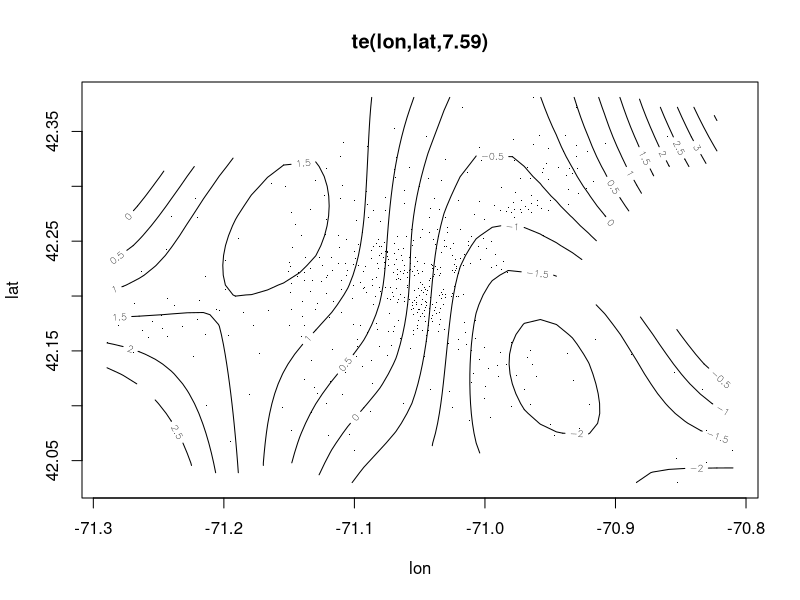
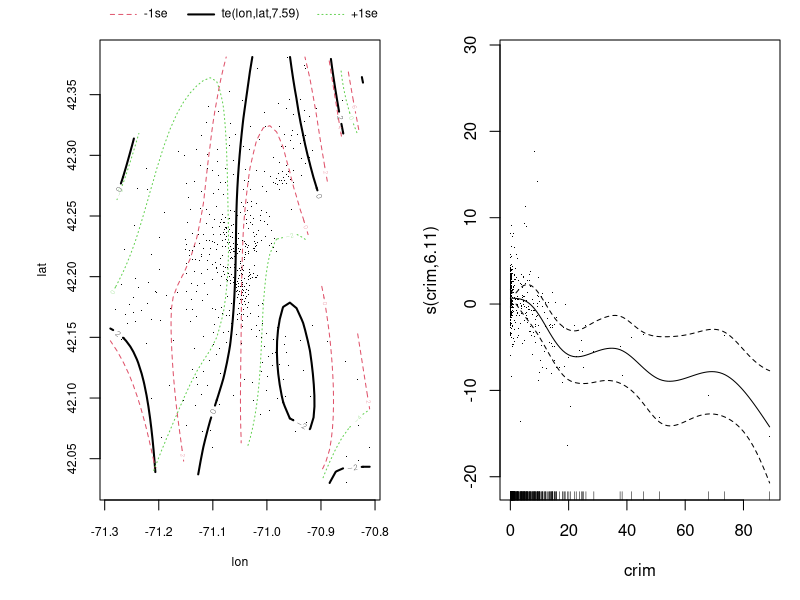
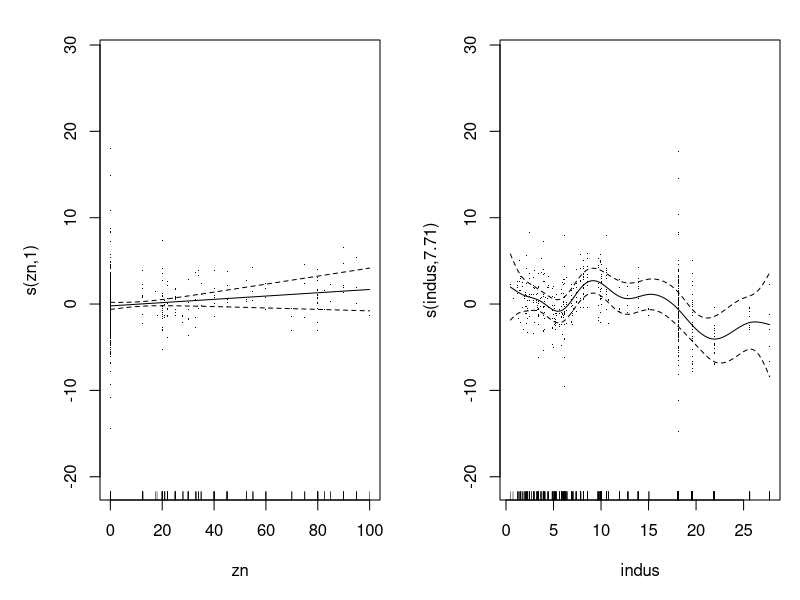
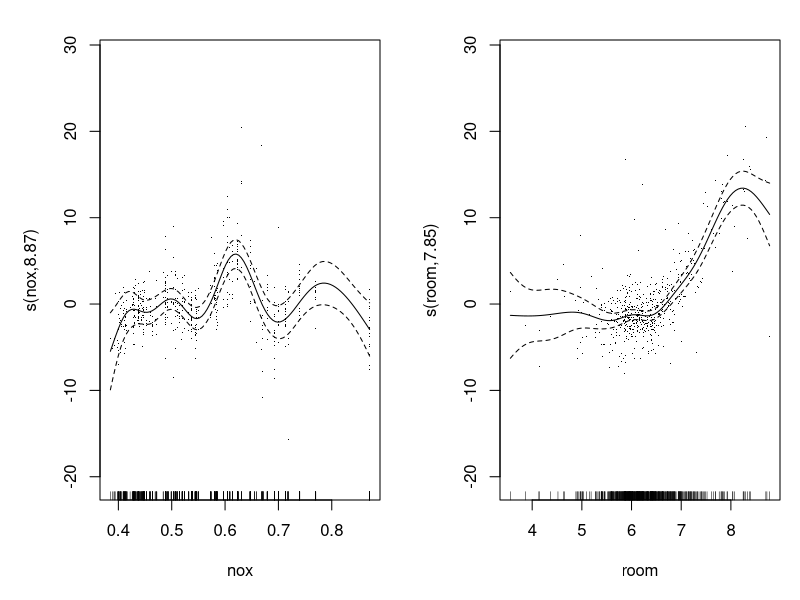
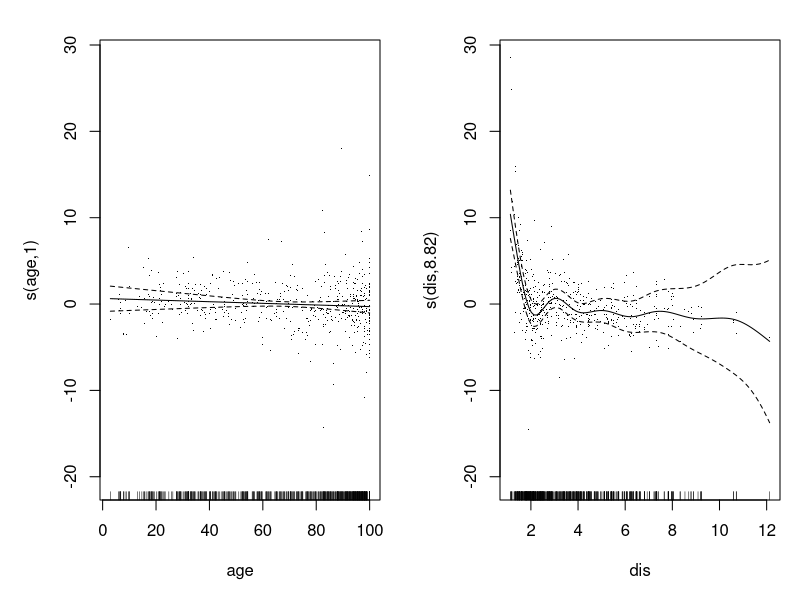
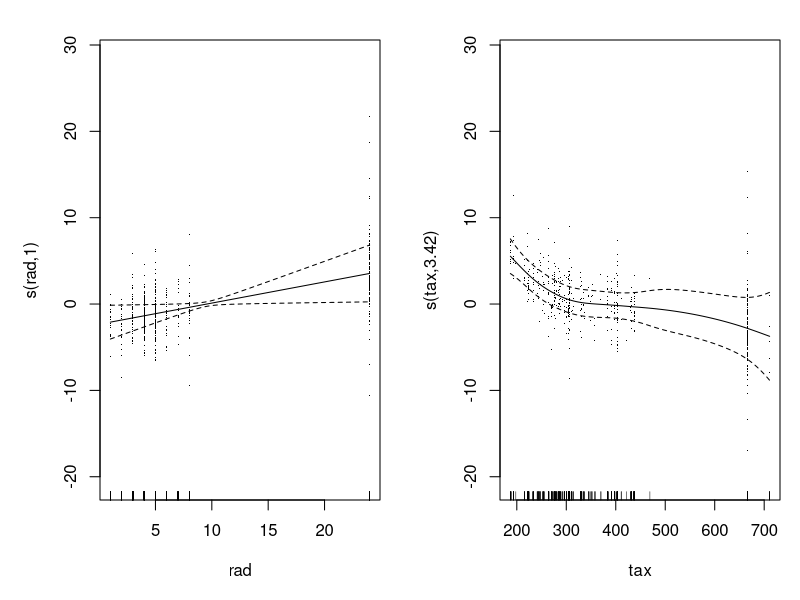
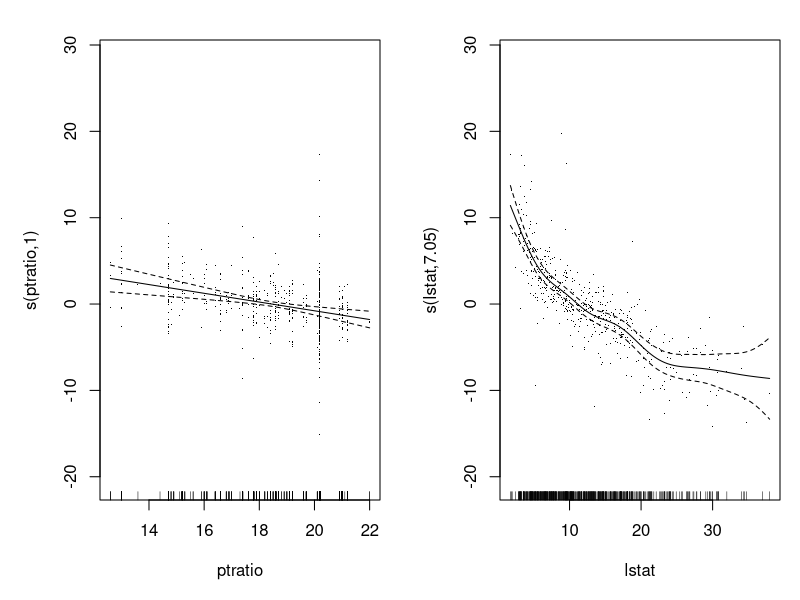
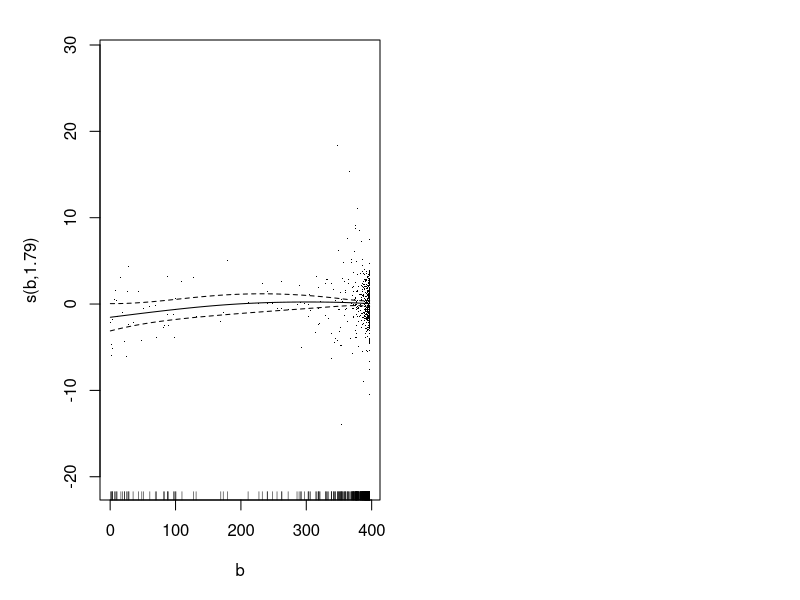

R code for these plots, in order:
## ---- chunk 1
knitr::opts_chunk$set(echo = TRUE)
library(mgcv)
## ---- chunk 2
# load("boston.Rdata")
library(mlbench)
# help(BostonHousing)
data(BostonHousing2)
boston.c <- BostonHousing2

names(boston.c)[12]<-'room'
names(boston.c)
# [1] "town"    "tract"   "lon"     "lat"     "medv"    "cmedv"   "crim"    "zn"     
# [9] "indus"   "chas"    "nox"     "room"    "age"     "dis"     "rad"     "tax"    
# [17] "ptratio" "b"       "lstat" 
## ---- chunk 3
full.gam <- gam(cmedv ~ te(lon,lat) + s(crim) + s(zn) + s(indus) + 
                  chas + s(nox) + s(room) + s(age) + s(dis) + s(rad,k=5) +
                  s(tax) + s(ptratio) + s(lstat) + s(b),
                data=boston.c)
## ---- chunk 4
summary(full.gam)
## ---- chunk 5
plot(full.gam, select = 1, residuals = TRUE, se=FALSE)
plot(full.gam, residuals = TRUE, shade=TRUE, seWithMean=TRUE, pages = 7)
## ---- chunk 6
vis.gam(full.gam, view=c("lon","lat"), plot.type = "persp", theta=30, phi=30)
vis.gam(full.gam, view=c("lon","lat"), plot.type = "contour")
## ---- chunk 7
vis.gam(full.gam, view=c("lstat","room"), plot.type = "persp", theta=30, phi=30)
vis.gam(full.gam, view=c("lstat","room"), plot.type = "contour")
## ---- chunk 8
gam.check(full.gam)
## ---- chunk 9
gam2 <- gam(cmedv ~ te(lon,lat) + s(crim) + s(indus) + 
                  s(nox) + s(room) + s(dis) + rad +
                  s(tax) + ptratio + s(lstat),
                data=boston.c)

summary(gam2)
## ---- chunk 10
gam.check(gam2)
## ---- chunk 11
anova(gam2,full.gam,test="F")
## ---- chunk 12
plot(gam2, select = 1, residuals = TRUE, se=FALSE)
plot(gam2, residuals = TRUE, shade=TRUE, seWithMean=TRUE, pages = 4)
## ---- chunk 13
vis.gam(gam2, view=c("lon","lat"), plot.type = "persp", theta=30, phi=30)
vis.gam(gam2, view=c("lon","lat"), plot.type = "contour")
## ---- chunk 14
vis.gam(gam2, view=c("lstat","room"), plot.type = "persp", theta=30, phi=30)
vis.gam(gam2, view=c("lstat","room"), plot.type = "contour")
## ---- chunk 15
gam3 <- gam(cmedv ~ s(crim) + s(room) + s(dis) + rad +
                  s(tax) + ptratio + s(lstat),
                data=boston.c)

summary(gam3)
## ---- chunk 16
gam.check(gam3)
## ---- chunk 17
anova(gam3,gam2,test="F")
## ---- chunk 18
plot(gam3, residuals = TRUE, shade=TRUE, seWithMean=TRUE, pages = 3)
## ---- chunk 19
vis.gam(gam3, view=c("lstat","room"), plot.type = "persp", theta=30, phi=30)
vis.gam(gam3, view=c("lstat","room"), plot.type = "contour")
